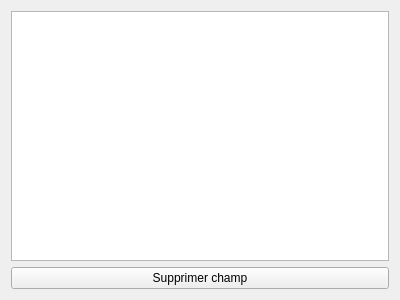
<?xml version="1.0" encoding="UTF-8"?>
<ui version="4.0">
 <class>EditerContact</class>
 <widget class="QWidget" name="EditerContact">
  <property name="geometry">
   <rect>
    <x>0</x>
    <y>0</y>
    <width>400</width>
    <height>300</height>
   </rect>
  </property>
  <property name="windowTitle">
   <string>Form</string>
  </property>
  <layout class="QVBoxLayout" name="verticalLayout">
   <item>
    <widget class="QTableView" name="tableViewChamps"/>
   </item>
   <item>
    <widget class="QPushButton" name="pushButtonSupprimerChamp">
     <property name="text">
      <string>Supprimer champ</string>
     </property>
    </widget>
   </item>
  </layout>
 </widget>
 <resources/>
 <connections/>
</ui>
